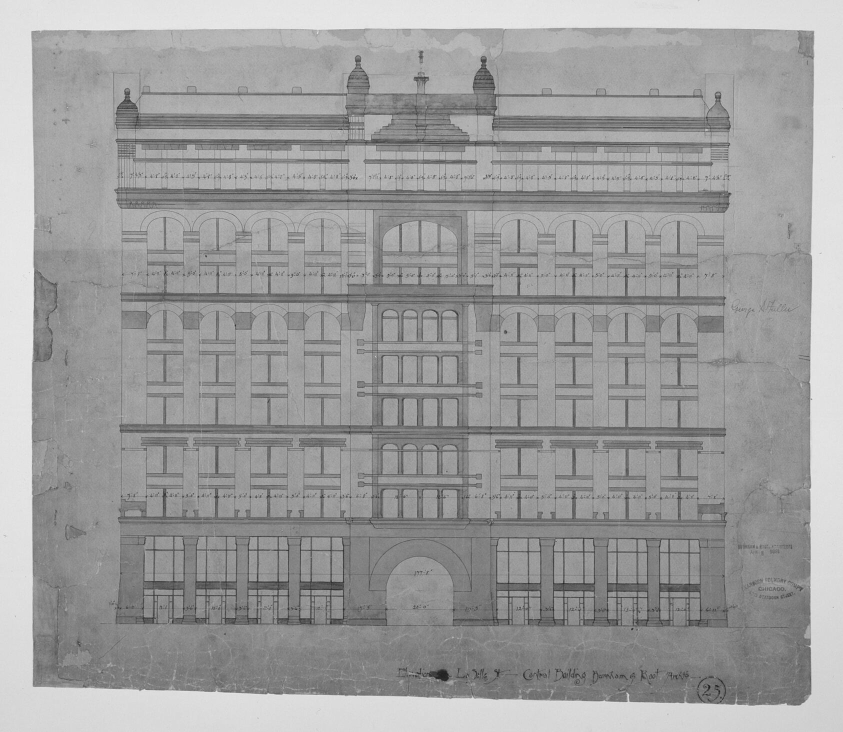
#> input picture assets/material/rookery_elevation.jpg, 1686 x 1464 px (shown at 1/2 size)
$ python -i cutout.py   (imports and definitions only)
#> lines starting #> are read from the running program, lines starting #| are printed output that depends on the picture; after the words box and inside, x2 and y2 are one past the last pixel; in counts of white or black regions, pixels touching at a corner belong together
"""사진·판화의 배경 오려 내기(디자인 v3 콜라주 — 운영자 레퍼런스의 '오린 사진 + 바닥 타원').

모델을 새로 받지 않고 두 길로만 오린다. 둘 다 아니면 오리지 않는다(억지로 오리면 들쭉날쭉한 덩어리가 된다 — 그런 사진은
렌더러가 종이 테두리 프린트로 붙인다).
1. 고른 바탕(흰 종이 판화·스캔·제품 사진·단색 배경): 테두리에 닿은 바탕색 덩어리 + 안쪽의 큰 바탕색 구멍을 지운다.
2. 인물 사진: 얼굴(YuNet·Haar, `vision/face.py`)로 사람 자리를 잡고 GrabCut — 오린 경계가 실제 윤곽(밝기 변화)을 따라가지
   않으면 버린다.
이미 투명 부분이 있는 PNG 는 그 알파를 그대로 쓴다. 가장자리는 2px 안으로 줄이고 1.5px 번지게 한다(바탕색 띠 방지).
"""
from __future__ import annotations

from pathlib import Path
from typing import Optional

import numpy as np

CUT_VERSION = 4
WORK = 640           # 마스크를 계산하는 크기(긴 변)
TOL = 30             # 바탕 판정 허용 차(채널마다)
HOLE_TOL = 14        # 안쪽 구멍은 더 엄격하게(판화의 흰 셔츠·하이라이트를 지우지 않게)
HOLE_MIN = 0.025     # 안쪽 바탕색 구멍은 화면의 2.5% 이상일 때만 지운다
BORDER_SHARE = 0.85  # 테두리 화소 중 바탕색에 가까운 몫이 이 이상이면 '고른 바탕'
SEPARATED = 0.85     # 인물 오리기: 경계의 이만큼이 안팎 색 차(Lab ΔE 14 이상)로 갈려야 받아들인다 — 머리가 배경에 녹은 곳이
                     # 있으면 들쭉날쭉한 덩어리가 된다(품위 있게 못 오리면 프린트로 붙인다)
SEP_DE = 14.0
SHADOW_MIN = 0.002   # 물건에 둘러싸인 바닥 그림자는 화면의 0.2% 이상일 때만 지운다
RIM_SHARP = 24       # 바탕과의 경계가 이보다 또렷하면(9×9 안의 L* 차, 중앙값) 그림자가 아니라 회색 물건이다


def _border(a: np.ndarray, band: int) -> np.ndarray:
    return np.concatenate([a[:band].reshape(-1, 3), a[-band:].reshape(-1, 3), a[:, :band].reshape(-1, 3),
                           a[:, -band:].reshape(-1, 3)])


def plain_background(rgb: np.ndarray, tol: int = TOL) -> Optional[np.ndarray]:
    """테두리가 고른 바탕이면 그 색(중앙값), 아니면 None."""
    band = max(2, int(min(rgb.shape[:2]) * 0.02))
    b = _border(rgb, band).astype(np.int16)
    med = np.median(b, axis=0)
    close = np.abs(b - med).max(axis=1) <= tol
    return med.astype(np.uint8) if close.mean() >= BORDER_SHARE else None


def _plain_mask(arr: np.ndarray, bg: np.ndarray) -> np.ndarray:
    import cv2
    diff = np.abs(arr.astype(np.int16) - bg.astype(np.int16)).max(axis=2)
    near = (diff <= TOL).astype(np.uint8)
    n, lab, stats, _ = cv2.connectedComponentsWithStats(near, connectivity=4)
    h, w = near.shape
    edge = set(np.unique(np.concatenate([lab[0], lab[-1], lab[:, 0], lab[:, -1]])).tolist())
    strict = diff <= HOLE_TOL
    bgm = np.zeros_like(near, dtype=bool)
    for i in range(1, n):
        comp = lab == i
        if i in edge:
            bgm |= comp
        elif stats[i, cv2.CC_STAT_AREA] >= HOLE_MIN * h * w and strict[comp].mean() > 0.9:
            bgm |= comp                       # 의자 다리 사이처럼 둘러싸인 큰 바탕
    return _drop_floor_shadow(arr, (~bgm).astype(np.uint8) * 255)


def _drop_floor_shadow(arr: np.ndarray, fg: np.ndarray) -> np.ndarray:
    """물건 아래쪽의 무채색·저대비 덩어리(바탕에 이어진 것)는 바닥 그림자다 — 흰 테두리가 그것까지 따라가면 회색 덩어리가 붙는다.
    위쪽은 건드리지 않는다(흰 셔츠·석고)."""
    import cv2
    ys = np.where((fg > 0).any(axis=1))[0]
    if not len(ys):
        return fg
    lab = cv2.cvtColor(arr, cv2.COLOR_RGB2LAB).astype(np.float32)
    soft = (lab[..., 0] * 100 / 255 > 38) & (np.hypot(lab[..., 1] - 128, lab[..., 2] - 128) < 9) & (fg > 0)     # 다리 밑동의 짙은 그림자까지. 짙은 나무·가죽(L 35 아래)은 남는다
    soft[:ys[0] + int(0.45 * (ys[-1] - ys[0]))] = False
    mean = cv2.blur(lab[..., 0], (5, 5))
    soft &= np.sqrt(np.maximum(cv2.blur(lab[..., 0] * lab[..., 0], (5, 5)) - mean * mean, 0)) < 5     # 천·나뭇결이 아니라 매끈한 면만
    near = np.ones((9, 9), np.uint8)                     # 매끈함 검사가 경계 2~3px 를 빼므로 넉넉히 본다
    rim = cv2.dilate((fg == 0).astype(np.uint8), near) > 0
    light = lab[..., 0] * 100 / 255
    step = cv2.morphologyEx(light, cv2.MORPH_GRADIENT, near)
    n, parts = cv2.connectedComponents(soft.astype(np.uint8), connectivity=4)
    for i in range(1, n):
        part = parts == i
        edge = part & rim
        if np.median(step[edge]) > RIM_SHARP if edge.any() else light[part].mean() <= 60:     # 바탕에 안 닿은 면은 밝을 때만 그림자로 본다
            soft[part] = False
    _n, comp, stats, _c = cv2.connectedComponentsWithStats((soft | (fg == 0)).astype(np.uint8), connectivity=4)
    big = np.flatnonzero(stats[:, cv2.CC_STAT_AREA] >= SHADOW_MIN * arr.shape[0] * arr.shape[1])     # 다리 사이처럼 물건에 둘러싸인 큰 면도
    out = fg.copy()
    out[soft & np.isin(comp, np.concatenate([np.unique(comp[fg == 0]), big[big > 0]]))] = 0
    return out


# [69 lines left out: functions _portrait_mask, boundary_contrast, not called in this run]


def cutout_mask(im) -> Optional[np.ndarray]:
    """PIL 이미지 → 전경 마스크(0~255, 원본 크기) 또는 None(오릴 수 없음)."""
    import cv2
    from PIL import Image
    rgba = im.convert("RGBA")
    alpha = np.asarray(rgba)[..., 3]
    if (alpha < 250).mean() > 0.05:                      # 이미 투명한 PNG
        return alpha
    rgb = rgba.convert("RGB")
    k = min(1.0, WORK / max(rgb.size))
    small = rgb.resize((max(1, int(rgb.width * k)), max(1, int(rgb.height * k))), Image.BILINEAR) if k < 1 else rgb
    arr = np.ascontiguousarray(np.asarray(small))
    bg = plain_background(arr)
    fg = _plain_mask(arr, bg) if bg is not None else _portrait_mask(arr)
    if fg is None:
        return None
    share = float((fg > 127).mean())
    if not 0.06 <= share <= 0.88:
        return None
    ker = np.ones((3, 3), np.uint8)
    fg = cv2.morphologyEx(fg, cv2.MORPH_OPEN, ker)                                  # 티끌 지우기
    fg = cv2.morphologyEx(fg, cv2.MORPH_CLOSE, np.ones((5, 5), np.uint8))            # 작은 틈 메우기
    fg = cv2.erode(fg, ker, iterations=2)                                            # 바탕색 띠 2px 안으로
    big = cv2.resize(fg, rgb.size, interpolation=cv2.INTER_LINEAR)
    sigma = max(1.0, 1.5 / max(k, 1e-6) * 0.5)
    return cv2.GaussianBlur(big, (0, 0), sigma)


# [27 lines left out: function cutout, not called in this run]


# ─────────────────────────────────────────────────────────────────────────────
# 콜라주 조각(템플릿 collage): 사람은 흉상으로, 건물은 하늘을 따라 오려 흑백 망점 인쇄로. 못 오리면 망점 인화지 — 빈자리는 없다.
PRESS_VERSION = 2
PRESS_SIDE = 1200        # 결과의 긴 변 — 망점 칸은 이 크기 기준이다
PRESS_CELL = 5.5         # 화면에서 대략 4~5px 망점(더 작으면 압축에 뭉개진다)
PRESS_TONE = 0.65        # 망점에 섞는 연속 톤 — 망점이 세면 얼굴이 점으로 흩어지고 필터를 씌운 것처럼 보인다
PRESS_HI = (232 - 38) / (245 - 38)     # 가장 밝은 곳을 종이 흰색(245)이 아니라 232 로 — 이마의 결이 남는다
BACK_BLUR = 4.0          # 뒤 조각의 초점 흐림(화면 px) — 조각은 화면 높이 750px 안팎으로 놓인다
BUST_W = 3.3             # 흉상 자르기: 얼굴 폭의 배수(가운데에서 좌우로)
BUST_UP, BUST_DOWN = 1.1, 3.9      # 얼굴 높이의 배수(위로 · 아래로)
SKY_MIN, SKY_MAX = 0.12, 0.7       # 하늘이 차지하는 몫
RISE_MIN = 0.22          # 건물로 보는 높이(가장 높은 곳 대비) — 그 밖의 낮은 땅·나무는 잘라 낸다


# [263 lines left out: functions _unmount, _main_part, _bust_mask, _skyline_mask, _scissor, _press and 3 more, not called in this run]


# 핵심어 몽타주: 컷마다 글자 뒤 어두움이 달라 하드 컷에서 번쩍이지 않게
MONTAGE_LUM = 70.0       # 글자 뒤 밝기 중앙값(0~255)
MONTAGE_DARK = 60.0      # 이보다 어두운 사진은 맞출 수 없다 — 올리면 검정이 뜬다


# [20 lines left out: function montage_still, not called in this run]

>>> from PIL import Image
>>> picture = Image.open('../../assets/material/rookery_elevation.jpg')
#> picture is the input picture: PIL image 1686x1464 L; min 20, max 243, mean 156.8
>>> result = cutout_mask(picture)
#> in cutout_mask, `alpha = np.asarray(rgba)[..., 3]`: alpha: shape (1464, 1686); every value is 255
#> in plain_background, `med = np.median(b, axis=0)`: med = [224, 224, 224]
#> in _plain_mask, `near = (diff <= TOL).astype(np.uint8)`:
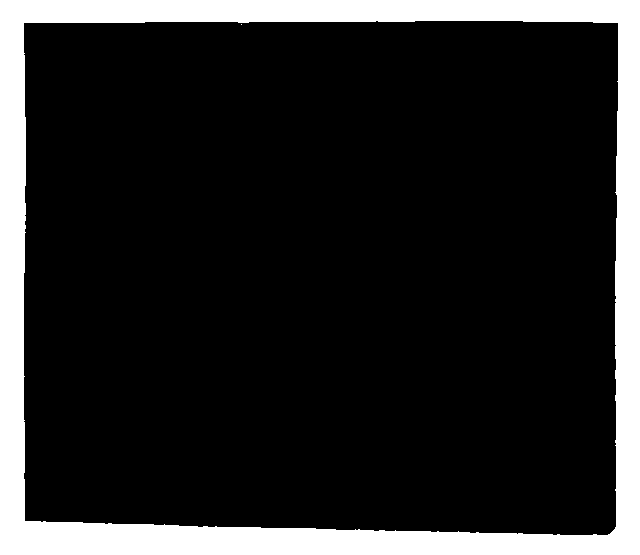
#> near: shape (555, 640); values 0 (black) and 1 (white), 15.6% white; 2 white regions (1 under 20 px), largest, box (x1, y1, x2, y2) and area: (0, 0, 640, 555) 55581
#> in _plain_mask, `n, lab, stats, _ = cv2.connectedComponentsWithStats(near, connectivity..`:
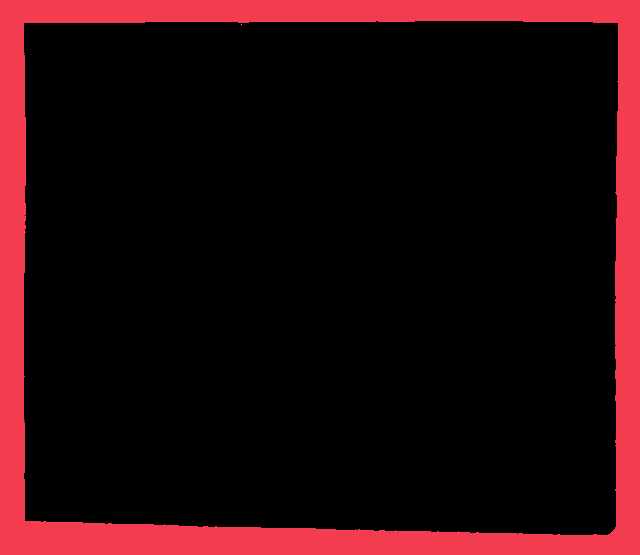
#> lab: shape (555, 640) int32; 3 distinct labels, from 0 to 2; one colour per label, 0 black
#> in _plain_mask, `n, lab, stats, _ = cv2.connectedComponentsWithStats(near, connectivity..`: n = 3; stats = [[24, 21, 594, 514, 299618], [0, 0, 640, 555, 55581], [241, 24, 1, 1, 1]]
#> in _plain_mask, `edge = set(np.unique(np.concatenate([lab[0], lab[-1], lab[:, 0], lab[:..`: edge = 1 item
#> in _plain_mask, `strict = diff <= HOLE_TOL`: strict: shape (555, 640) bool; 15% white; 30 white regions (28 under 20 px), largest, box (x1, y1, x2, y2) and area: (0, 0, 640, 555) 53260, (609, 531, 615, 543) 23
#> in _drop_floor_shadow, `ys = np.where((fg > 0).any(axis=1))[0]`: ys = 514 values from 21 to 534
#> in _drop_floor_shadow, `soft = (lab[..., 0] * 100 / 255 > 38) & (np.hypot(lab[..., 1] - 128, l..`: soft: shape (555, 640) bool; 83.9% white; 392 black regions (382 under 20 px), largest, box (x1, y1, x2, y2) and area: (0, 0, 640, 555) 55581, (228, 440, 261, 448) 144, (324, 507, 341, 517) 99
#> in _drop_floor_shadow, `soft[:ys[0] + int(0.45 * (ys[-1] - ys[0]))] = False`: soft: shape (555, 640) bool; 45.8% white; 5 white regions (4 under 20 px), largest, box (x1, y1, x2, y2) and area: (24, 251, 616, 535) 162680
#> in _drop_floor_shadow, `soft &= np.sqrt(np.maximum(cv2.blur(lab[..., 0] * lab[..., 0], (5, 5))..`: soft: shape (555, 640) bool; 21.8% white; 381 white regions (159 under 20 px), largest, box (x1, y1, x2, y2) and area: (27, 251, 614, 532) 44229, (295, 424, 342, 472) 1677, (264, 409, 355, 467) 1554
#> in _drop_floor_shadow, `rim = cv2.dilate((fg == 0).astype(np.uint8), near) > 0`: rim: shape (555, 640) bool; 18.2% white; 1 white region, box (x1, y1, x2, y2) and area: (0, 0, 640, 555) 64591
#> in _drop_floor_shadow, `n, parts = cv2.connectedComponents(soft.astype(np.uint8), connectivity..`:
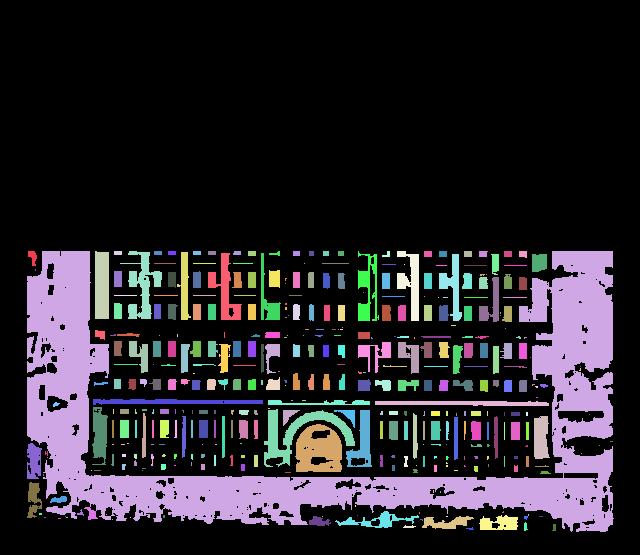
#> parts: shape (555, 640) int32; 388 distinct labels, from 0 to 387; one colour per label, 0 black
#> in _drop_floor_shadow, `n, parts = cv2.connectedComponents(soft.astype(np.uint8), connectivity..`: n = 388
#> after the loop in _drop_floor_shadow, `for i in range(1, n):`:
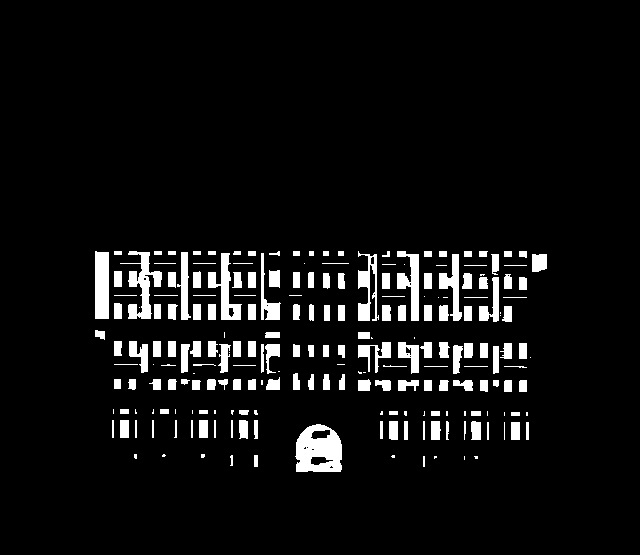
#> soft: shape (555, 640) bool; 6.5% white; 219 white regions (49 under 20 px), largest, box (x1, y1, x2, y2) and area: (295, 424, 342, 472) 1677, (120, 251, 162, 319) 1062, (95, 251, 109, 319) 940
#> in _drop_floor_shadow, `_n, comp, stats, _c = cv2.connectedComponentsWithStats((soft | (fg == ..`:
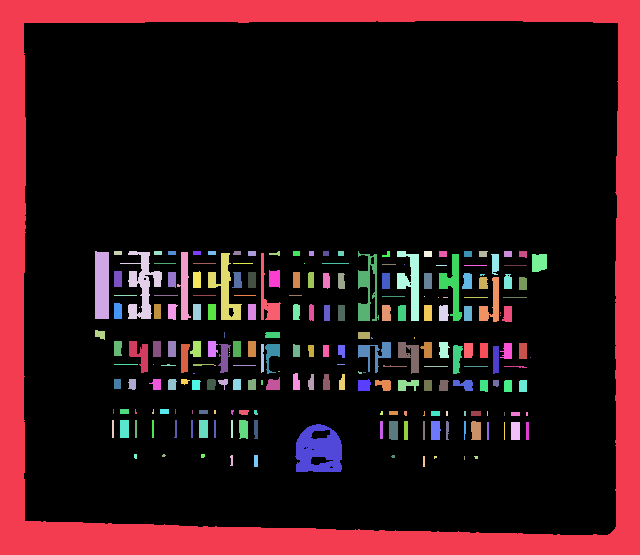
#> comp: shape (555, 640) int32; 222 distinct labels, from 0 to 221; one colour per label, 0 black
#> in _drop_floor_shadow, `_n, comp, stats, _c = cv2.connectedComponentsWithStats((soft | (fg == ..`: stats = 222 rows, first 6: [24, 21, 594, 514, 276704], [0, 0, 640, 555, 55581], [95, 251, 14, 68, 940], [114, 251, 8, 4, 32], [120, 251, 42, 68, 1062], [154, 251, 8, 4, 32]
#> in _drop_floor_shadow, `big = np.flatnonzero(stats[:, cv2.CC_STAT_AREA] >= SHADOW_MIN * arr.sh..`: big = [0, 1, 2, 4, 18, 26, 211]
#> in _drop_floor_shadow, `out = fg.copy()`: out: shape (555, 640); 84.4% white; 1 black region, box (x1, y1, x2, y2) and area: (0, 0, 640, 555) 55581
#> in _drop_floor_shadow, `out[soft & np.isin(comp, np.concatenate([np.unique(comp[fg == 0]), big..`:
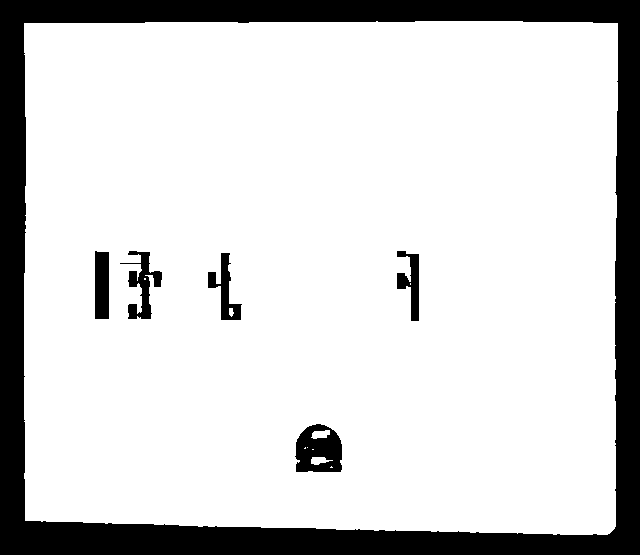
#> out: shape (555, 640); 82.9% white; 6 black regions, box (x1, y1, x2, y2) and area: (0, 0, 640, 555) 55581, (295, 424, 342, 472) 1677, (120, 251, 162, 319) 1062, (95, 251, 109, 319) 940, (208, 253, 242, 320) 846, (397, 251, 419, 321) 788
#> in cutout_mask, `share = float((fg > 127).mean())`: share = 0.829
#> in cutout_mask, `fg = cv2.morphologyEx(fg, cv2.MORPH_OPEN, ker)`: fg: shape (555, 640); 82.8% white; 6 black regions, box (x1, y1, x2, y2) and area: (0, 0, 640, 555) 55595, (295, 424, 342, 472) 1705, (120, 251, 162, 319) 1096, (95, 251, 109, 319) 940, (208, 253, 242, 320) 849, (397, 251, 419, 321) 798
#> in cutout_mask, `fg = cv2.morphologyEx(fg, cv2.MORPH_CLOSE, np.ones((5, 5), np.uint8))`: fg: shape (555, 640); 82.9% white; 10 black regions, largest, box (x1, y1, x2, y2) and area: (0, 0, 640, 555) 55564, (296, 424, 342, 472) 1681, (95, 252, 109, 319) 938
#> in cutout_mask, `fg = cv2.erode(fg, ker, iterations=2)`:
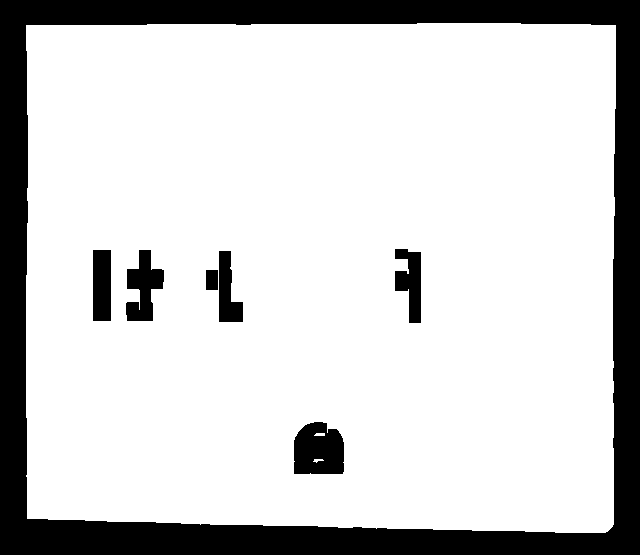
#> fg: shape (555, 640); 80.9% white; 7 black regions, largest, box (x1, y1, x2, y2) and area: (0, 0, 640, 555) 60035, (294, 422, 344, 474) 2248, (126, 250, 164, 321) 1599
